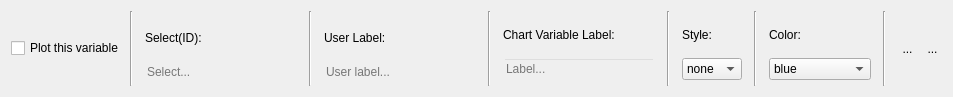
<?xml version="1.0" encoding="UTF-8"?>
<ui version="4.0">
 <class>ChartField</class>
 <widget class="QWidget" name="ChartField">
  <property name="geometry">
   <rect>
    <x>0</x>
    <y>0</y>
    <width>953</width>
    <height>97</height>
   </rect>
  </property>
  <property name="windowTitle">
   <string>Form</string>
  </property>
  <layout class="QHBoxLayout" name="horizontalLayout" stretch="0,0,0,0,0,0,0,0,0,0,0,0,0,0,0">
   <item>
    <widget class="QCheckBox" name="checkUse">
     <property name="enabled">
      <bool>true</bool>
     </property>
     <property name="text">
      <string>Plot this variable</string>
     </property>
    </widget>
   </item>
   <item>
    <widget class="Line" name="line1">
     <property name="orientation">
      <enum>Qt::Vertical</enum>
     </property>
    </widget>
   </item>
   <item>
    <layout class="QVBoxLayout" name="verticalLayout">
     <property name="leftMargin">
      <number>6</number>
     </property>
     <property name="topMargin">
      <number>6</number>
     </property>
     <property name="rightMargin">
      <number>6</number>
     </property>
     <property name="bottomMargin">
      <number>6</number>
     </property>
     <item>
      <widget class="QLabel" name="labelSelect">
       <property name="text">
        <string>Select(ID):</string>
       </property>
      </widget>
     </item>
     <item>
      <widget class="QLineEdit" name="selectId">
       <property name="toolTip">
        <string>select</string>
       </property>
       <property name="styleSheet">
        <string notr="true">QLineEdit { background-color:transparent; }</string>
       </property>
       <property name="text">
        <string/>
       </property>
       <property name="frame">
        <bool>false</bool>
       </property>
       <property name="placeholderText">
        <string>Select...</string>
       </property>
      </widget>
     </item>
    </layout>
   </item>
   <item>
    <widget class="Line" name="line2">
     <property name="orientation">
      <enum>Qt::Vertical</enum>
     </property>
    </widget>
   </item>
   <item>
    <layout class="QVBoxLayout" name="verticalLayout_5">
     <property name="leftMargin">
      <number>6</number>
     </property>
     <property name="topMargin">
      <number>6</number>
     </property>
     <property name="rightMargin">
      <number>6</number>
     </property>
     <property name="bottomMargin">
      <number>6</number>
     </property>
     <item>
      <widget class="QLabel" name="labelUserLabel">
       <property name="enabled">
        <bool>true</bool>
       </property>
       <property name="text">
        <string>User Label:</string>
       </property>
      </widget>
     </item>
     <item>
      <widget class="QLineEdit" name="userLabel">
       <property name="toolTip">
        <string>id</string>
       </property>
       <property name="styleSheet">
        <string notr="true">QLineEdit { background-color:transparent; }</string>
       </property>
       <property name="text">
        <string/>
       </property>
       <property name="frame">
        <bool>false</bool>
       </property>
       <property name="placeholderText">
        <string>User label...</string>
       </property>
      </widget>
     </item>
    </layout>
   </item>
   <item>
    <widget class="Line" name="line3">
     <property name="orientation">
      <enum>Qt::Vertical</enum>
     </property>
    </widget>
   </item>
   <item>
    <layout class="QVBoxLayout" name="verticalLayout_2">
     <property name="leftMargin">
      <number>6</number>
     </property>
     <property name="topMargin">
      <number>6</number>
     </property>
     <property name="rightMargin">
      <number>6</number>
     </property>
     <property name="bottomMargin">
      <number>6</number>
     </property>
     <item>
      <widget class="QLabel" name="labelChartLabel">
       <property name="text">
        <string>Chart Variable Label:</string>
       </property>
      </widget>
     </item>
     <item>
      <widget class="QLineEdit" name="chartLabel">
       <property name="toolTip">
        <string>label</string>
       </property>
       <property name="styleSheet">
        <string notr="true">QLineEdit { background-color:transparent; }</string>
       </property>
       <property name="text">
        <string/>
       </property>
       <property name="frame">
        <bool>true</bool>
       </property>
       <property name="placeholderText">
        <string>Label...</string>
       </property>
      </widget>
     </item>
    </layout>
   </item>
   <item>
    <widget class="Line" name="line4">
     <property name="orientation">
      <enum>Qt::Vertical</enum>
     </property>
    </widget>
   </item>
   <item>
    <layout class="QVBoxLayout" name="verticalLayout_3">
     <property name="leftMargin">
      <number>6</number>
     </property>
     <property name="topMargin">
      <number>6</number>
     </property>
     <property name="rightMargin">
      <number>6</number>
     </property>
     <property name="bottomMargin">
      <number>6</number>
     </property>
     <item>
      <widget class="QLabel" name="labelStyle">
       <property name="text">
        <string>Style:</string>
       </property>
      </widget>
     </item>
     <item>
      <widget class="QComboBox" name="style">
       <item>
        <property name="text">
         <string>none</string>
        </property>
       </item>
       <item>
        <property name="text">
         <string>lines</string>
        </property>
       </item>
       <item>
        <property name="text">
         <string>dots</string>
        </property>
       </item>
       <item>
        <property name="text">
         <string>steps</string>
        </property>
       </item>
       <item>
        <property name="text">
         <string>sticks</string>
        </property>
       </item>
      </widget>
     </item>
    </layout>
   </item>
   <item>
    <widget class="Line" name="line5">
     <property name="orientation">
      <enum>Qt::Vertical</enum>
     </property>
    </widget>
   </item>
   <item>
    <layout class="QVBoxLayout" name="verticalLayout_4">
     <property name="leftMargin">
      <number>6</number>
     </property>
     <property name="topMargin">
      <number>6</number>
     </property>
     <property name="rightMargin">
      <number>6</number>
     </property>
     <property name="bottomMargin">
      <number>6</number>
     </property>
     <item>
      <widget class="QLabel" name="labelColor">
       <property name="text">
        <string>Color:</string>
       </property>
      </widget>
     </item>
     <item>
      <widget class="QComboBox" name="color">
       <item>
        <property name="text">
         <string>blue</string>
        </property>
       </item>
       <item>
        <property name="text">
         <string>darkBlue</string>
        </property>
       </item>
       <item>
        <property name="text">
         <string>cyan</string>
        </property>
       </item>
       <item>
        <property name="text">
         <string>lightCyan</string>
        </property>
       </item>
       <item>
        <property name="text">
         <string>darkCyan</string>
        </property>
       </item>
       <item>
        <property name="text">
         <string>magenta</string>
        </property>
       </item>
       <item>
        <property name="text">
         <string>lightMagenta</string>
        </property>
       </item>
       <item>
        <property name="text">
         <string>darkMagenta</string>
        </property>
       </item>
       <item>
        <property name="text">
         <string>purple</string>
        </property>
       </item>
       <item>
        <property name="text">
         <string>lightPurple</string>
        </property>
       </item>
       <item>
        <property name="text">
         <string>darkPurple</string>
        </property>
       </item>
       <item>
        <property name="text">
         <string>green</string>
        </property>
       </item>
       <item>
        <property name="text">
         <string>lightGreen</string>
        </property>
       </item>
       <item>
        <property name="text">
         <string>darkGreen</string>
        </property>
       </item>
       <item>
        <property name="text">
         <string>yellow</string>
        </property>
       </item>
       <item>
        <property name="text">
         <string>red</string>
        </property>
       </item>
       <item>
        <property name="text">
         <string>lightRed</string>
        </property>
       </item>
       <item>
        <property name="text">
         <string>darkRed</string>
        </property>
       </item>
       <item>
        <property name="text">
         <string>black</string>
        </property>
       </item>
       <item>
        <property name="text">
         <string>orange</string>
        </property>
       </item>
       <item>
        <property name="text">
         <string>lightOrange</string>
        </property>
       </item>
       <item>
        <property name="text">
         <string>darkOrange</string>
        </property>
       </item>
       <item>
        <property name="text">
         <string>brown</string>
        </property>
       </item>
       <item>
        <property name="text">
         <string>lightBrown</string>
        </property>
       </item>
       <item>
        <property name="text">
         <string>darkBrown</string>
        </property>
       </item>
       <item>
        <property name="text">
         <string>gray</string>
        </property>
       </item>
       <item>
        <property name="text">
         <string>lightGray</string>
        </property>
       </item>
       <item>
        <property name="text">
         <string>darkGray</string>
        </property>
       </item>
      </widget>
     </item>
    </layout>
   </item>
   <item>
    <widget class="Line" name="line6">
     <property name="orientation">
      <enum>Qt::Vertical</enum>
     </property>
    </widget>
   </item>
   <item>
    <widget class="QWidget" name="container" native="true">
     <property name="toolTip">
      <string>Default value</string>
     </property>
     <layout class="QHBoxLayout" name="horizontalLayout_2">
      <property name="spacing">
       <number>0</number>
      </property>
      <property name="leftMargin">
       <number>0</number>
      </property>
      <property name="topMargin">
       <number>0</number>
      </property>
      <property name="rightMargin">
       <number>0</number>
      </property>
      <property name="bottomMargin">
       <number>0</number>
      </property>
     </layout>
    </widget>
   </item>
   <item>
    <widget class="QToolButton" name="toolClone">
     <property name="styleSheet">
      <string notr="true">border: none;</string>
     </property>
     <property name="text">
      <string>...</string>
     </property>
     <property name="icon">
      <iconset resource="../../Resource.qrc">
       <normaloff>:/Resources/clone.png</normaloff>:/Resources/clone.png</iconset>
     </property>
     <property name="iconSize">
      <size>
       <width>24</width>
       <height>24</height>
      </size>
     </property>
     <property name="shortcut">
      <string>Ctrl++</string>
     </property>
     <property name="popupMode">
      <enum>QToolButton::InstantPopup</enum>
     </property>
     <property name="autoRaise">
      <bool>true</bool>
     </property>
    </widget>
   </item>
   <item>
    <widget class="QToolButton" name="toolDelete">
     <property name="styleSheet">
      <string notr="true">border: none;</string>
     </property>
     <property name="text">
      <string>...</string>
     </property>
     <property name="icon">
      <iconset resource="../../Resource.qrc">
       <normaloff>:/img/Resources/Trash-52 (2).png</normaloff>:/img/Resources/Trash-52 (2).png</iconset>
     </property>
     <property name="iconSize">
      <size>
       <width>24</width>
       <height>24</height>
      </size>
     </property>
     <property name="shortcut">
      <string>Ctrl+Del</string>
     </property>
     <property name="toolButtonStyle">
      <enum>Qt::ToolButtonIconOnly</enum>
     </property>
     <property name="autoRaise">
      <bool>true</bool>
     </property>
    </widget>
   </item>
  </layout>
 </widget>
 <tabstops>
  <tabstop>checkUse</tabstop>
  <tabstop>toolClone</tabstop>
  <tabstop>toolDelete</tabstop>
 </tabstops>
 <resources>
  <include location="../../Resource.qrc"/>
 </resources>
 <connections/>
</ui>
